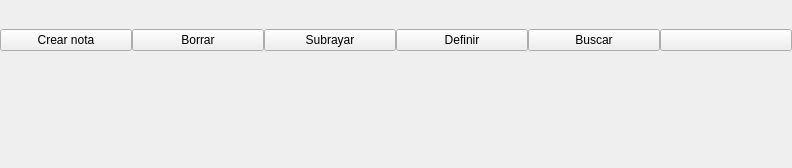
<?xml version="1.0" encoding="UTF-8"?>
<ui version="4.0">
 <class>ViewerTextActionsMenu</class>
 <widget class="QWidget" name="ViewerTextActionsMenu">
  <property name="geometry">
   <rect>
    <x>0</x>
    <y>0</y>
    <width>792</width>
    <height>168</height>
   </rect>
  </property>
  <property name="minimumSize">
   <size>
    <width>0</width>
    <height>0</height>
   </size>
  </property>
  <property name="maximumSize">
   <size>
    <width>792</width>
    <height>168</height>
   </size>
  </property>
  <property name="windowTitle">
   <string>Form</string>
  </property>
  <property name="styleSheet">
   <string notr="true" />
  </property>
  <layout class="QVBoxLayout" name="verticalLayout">
   <property name="spacing">
    <number>0</number>
   </property>
   <property name="margin">
    <number>0</number>
   </property>
   <item>
    <widget class="QWidget" name="arrowCont2" native="true">
     <widget class="QLabel" name="topArrowLbl">
      <property name="geometry">
       <rect>
        <x>40</x>
        <y>3</y>
        <width>34</width>
        <height>24</height>
       </rect>
      </property>
      <property name="text">
       <string />
      </property>
      <property name="indent">
       <number>0</number>
      </property>
     </widget>
    </widget>
   </item>
   <item>
    <widget class="QWidget" name="horizontalWidget" native="true">
     <layout class="QHBoxLayout" name="horizontalLayout_2">
      <property name="spacing">
       <number>0</number>
      </property>
      <property name="margin">
       <number>0</number>
      </property>
      <item>
       <widget class="QFrame" name="popupCont">
        <property name="minimumSize">
         <size>
          <width>0</width>
          <height>80</height>
         </size>
        </property>
        <property name="maximumSize">
         <size>
          <width>14142</width>
          <height>113</height>
         </size>
        </property>
        <layout class="QHBoxLayout" name="horizontalLayout">
         <property name="spacing">
          <number>0</number>
         </property>
         <property name="margin">
          <number>0</number>
         </property>
         <item>
          <widget class="QPushButton" name="notesActionBtn">
           <property name="sizePolicy">
            <sizepolicy hsizetype="Expanding" vsizetype="Fixed">
             <horstretch>0</horstretch>
             <verstretch>0</verstretch>
            </sizepolicy>
           </property>
           <property name="focusPolicy">
            <enum>Qt::NoFocus</enum>
           </property>
           <property name="text">
            <string>Crear nota</string>
           </property>
          </widget>
         </item>
         <item>
          <widget class="QPushButton" name="deleteActionBtn">
           <property name="sizePolicy">
            <sizepolicy hsizetype="Expanding" vsizetype="Fixed">
             <horstretch>0</horstretch>
             <verstretch>0</verstretch>
            </sizepolicy>
           </property>
           <property name="focusPolicy">
            <enum>Qt::NoFocus</enum>
           </property>
           <property name="text">
            <string>Borrar</string>
           </property>
          </widget>
         </item>
         <item>
          <widget class="QPushButton" name="underlineActionBtn">
           <property name="sizePolicy">
            <sizepolicy hsizetype="Expanding" vsizetype="Fixed">
             <horstretch>0</horstretch>
             <verstretch>0</verstretch>
            </sizepolicy>
           </property>
           <property name="focusPolicy">
            <enum>Qt::NoFocus</enum>
           </property>
           <property name="text">
            <string>Subrayar</string>
           </property>
          </widget>
         </item>
         <item>
          <widget class="QPushButton" name="defineActionBtn">
           <property name="sizePolicy">
            <sizepolicy hsizetype="Expanding" vsizetype="Fixed">
             <horstretch>0</horstretch>
             <verstretch>0</verstretch>
            </sizepolicy>
           </property>
           <property name="focusPolicy">
            <enum>Qt::NoFocus</enum>
           </property>
           <property name="text">
            <string>Definir</string>
           </property>
          </widget>
         </item>
         <item>
          <widget class="QPushButton" name="searchActionBtn">
           <property name="sizePolicy">
            <sizepolicy hsizetype="Expanding" vsizetype="Fixed">
             <horstretch>0</horstretch>
             <verstretch>0</verstretch>
            </sizepolicy>
           </property>
           <property name="focusPolicy">
            <enum>Qt::NoFocus</enum>
           </property>
           <property name="text">
            <string>Buscar</string>
           </property>
          </widget>
         </item>
         <item>
          <widget class="QPushButton" name="wikipediaMenuBtn">
           <property name="sizePolicy">
            <sizepolicy hsizetype="Expanding" vsizetype="Fixed">
             <horstretch>0</horstretch>
             <verstretch>0</verstretch>
            </sizepolicy>
           </property>
           <property name="text">
            <string />
           </property>
          </widget>
         </item>
        </layout>
       </widget>
      </item>
     </layout>
    </widget>
   </item>
   <item>
    <widget class="QWidget" name="arrowCont" native="true">
     <property name="maximumSize">
      <size>
       <width>16777215</width>
       <height>27</height>
      </size>
     </property>
     <widget class="QLabel" name="bottomArrowLbl">
      <property name="geometry">
       <rect>
        <x>50</x>
        <y>0</y>
        <width>34</width>
        <height>24</height>
       </rect>
      </property>
      <property name="text">
       <string />
      </property>
      <property name="indent">
       <number>0</number>
      </property>
     </widget>
    </widget>
   </item>
   <item>
    <spacer name="verticalSpacer">
     <property name="orientation">
      <enum>Qt::Vertical</enum>
     </property>
     <property name="sizeHint" stdset="0">
      <size>
       <width>28</width>
       <height>57</height>
      </size>
     </property>
    </spacer>
   </item>
  </layout>
 </widget>
 <resources />
 <connections />
</ui>
